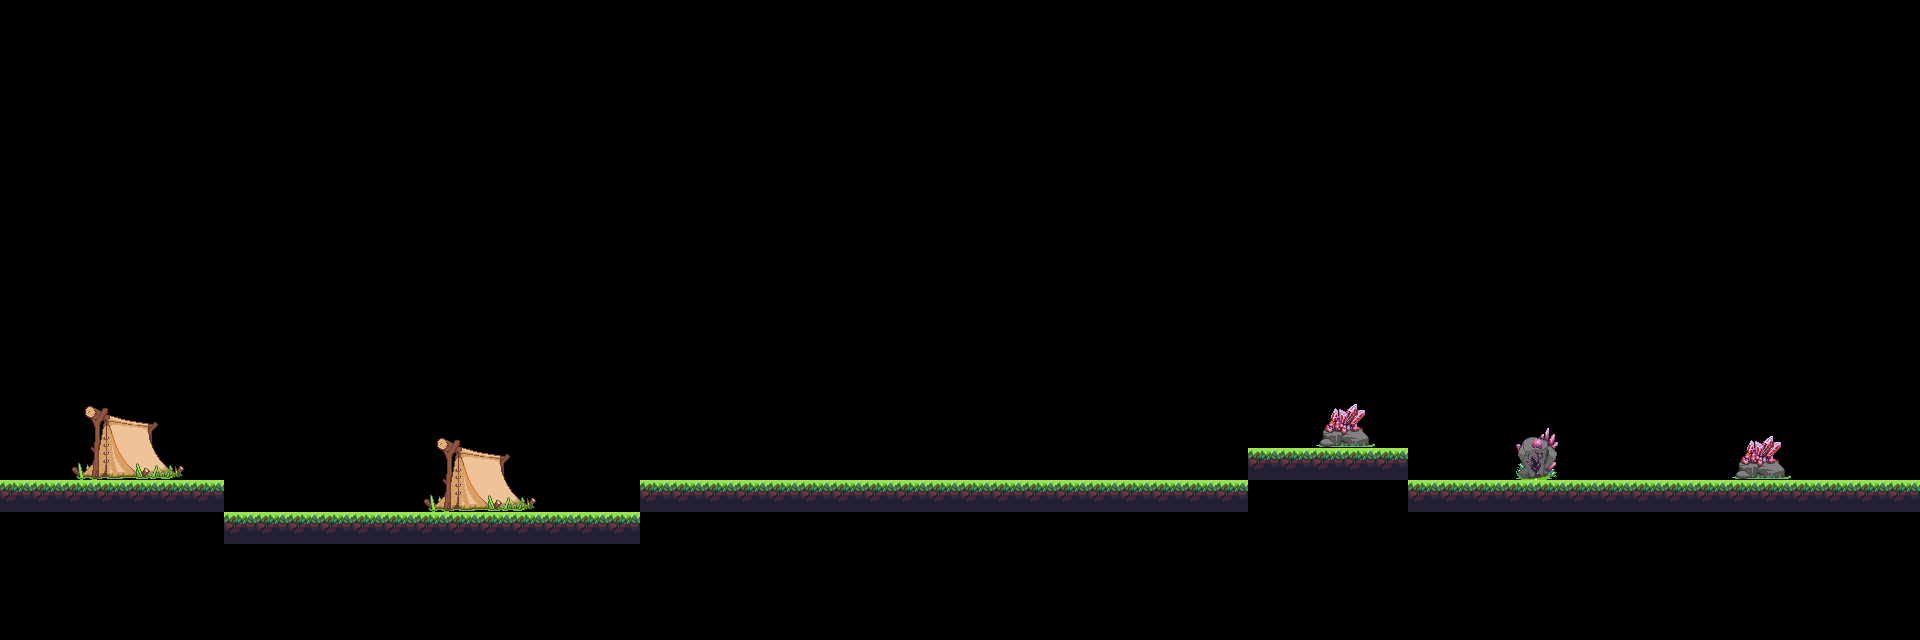

The image is a tile-based game level rendered from a .tmx file. Its description and complete source (layers, tilesets, objects, tile grids) follow:
An orthogonal 60x20 tile map with 32x32 px tiles, 2 tile layers (Collision, B2), 2 tilesets.

<map version="1.8" tiledversion="1.8.3" orientation="orthogonal" renderorder="right-down" width="60" height="20" tilewidth="32" tileheight="32" infinite="0" nextlayerid="3" nextobjectid="1">
 <tileset firstgid="1" name="Jungle_terrain" tilewidth="32" tileheight="32" tilecount="420" columns="28">
  <image source="Jungle_terrain.png" width="896" height="480" />
 </tileset>
 <tileset firstgid="421" name="objects" tilewidth="32" tileheight="32" tilecount="91" columns="13">
  <image source="objects.PNG" width="416" height="224" />
 </tileset>
 <layer id="1" name="Collision" width="60" height="20">
  <data encoding="csv">
0,0,0,0,0,0,0,0,0,0,0,0,0,0,0,0,0,0,0,0,0,0,0,0,0,0,0,0,0,0,0,0,0,0,0,0,0,0,0,0,0,0,0,0,0,0,0,0,0,0,0,0,0,0,0,0,0,0,0,0,
0,0,0,0,0,0,0,0,0,0,0,0,0,0,0,0,0,0,0,0,0,0,0,0,0,0,0,0,0,0,0,0,0,0,0,0,0,0,0,0,0,0,0,0,0,0,0,0,0,0,0,0,0,0,0,0,0,0,0,0,
0,0,0,0,0,0,0,0,0,0,0,0,0,0,0,0,0,0,0,0,0,0,0,0,0,0,0,0,0,0,0,0,0,0,0,0,0,0,0,0,0,0,0,0,0,0,0,0,0,0,0,0,0,0,0,0,0,0,0,0,
0,0,0,0,0,0,0,0,0,0,0,0,0,0,0,0,0,0,0,0,0,0,0,0,0,0,0,0,0,0,0,0,0,0,0,0,0,0,0,0,0,0,0,0,0,0,0,0,0,0,0,0,0,0,0,0,0,0,0,0,
0,0,0,0,0,0,0,0,0,0,0,0,0,0,0,0,0,0,0,0,0,0,0,0,0,0,0,0,0,0,0,0,0,0,0,0,0,0,0,0,0,0,0,0,0,0,0,0,0,0,0,0,0,0,0,0,0,0,0,0,
0,0,0,0,0,0,0,0,0,0,0,0,0,0,0,0,0,0,0,0,0,0,0,0,0,0,0,0,0,0,0,0,0,0,0,0,0,0,0,0,0,0,0,0,0,0,0,0,0,0,0,0,0,0,0,0,0,0,0,0,
0,0,0,0,0,0,0,0,0,0,0,0,0,0,0,0,0,0,0,0,0,0,0,0,0,0,0,0,0,0,0,0,0,0,0,0,0,0,0,0,0,0,0,0,0,0,0,0,0,0,0,0,0,0,0,0,0,0,0,0,
0,0,0,0,0,0,0,0,0,0,0,0,0,0,0,0,0,0,0,0,0,0,0,0,0,0,0,0,0,0,0,0,0,0,0,0,0,0,0,0,0,0,0,0,0,0,0,0,0,0,0,0,0,0,0,0,0,0,0,0,
0,0,0,0,0,0,0,0,0,0,0,0,0,0,0,0,0,0,0,0,0,0,0,0,0,0,0,0,0,0,0,0,0,0,0,0,0,0,0,0,0,0,0,0,0,0,0,0,0,0,0,0,0,0,0,0,0,0,0,0,
0,0,0,0,0,0,0,0,0,0,0,0,0,0,0,0,0,0,0,0,0,0,0,0,0,0,0,0,0,0,0,0,0,0,0,0,0,0,0,0,0,0,0,0,0,0,0,0,0,0,0,0,0,0,0,0,0,0,0,0,
0,0,0,0,0,0,0,0,0,0,0,0,0,0,0,0,0,0,0,0,0,0,0,0,0,0,0,0,0,0,0,0,0,0,0,0,0,0,0,0,0,0,0,0,0,0,0,0,0,0,0,0,0,0,0,0,0,0,0,0,
0,0,0,0,0,0,0,0,0,0,0,0,0,0,0,0,0,0,0,0,0,0,0,0,0,0,0,0,0,0,0,0,0,0,0,0,0,0,0,0,0,0,0,0,0,0,0,0,0,0,0,0,0,0,0,0,0,0,0,0,
0,0,0,0,0,0,0,0,0,0,0,0,0,0,0,0,0,0,0,0,0,0,0,0,0,0,0,0,0,0,0,0,0,0,0,0,0,0,0,0,0,0,0,0,0,0,0,0,0,0,0,0,0,0,0,0,0,0,0,0,
0,0,0,0,0,0,0,0,0,0,0,0,0,0,0,0,0,0,0,0,0,0,0,0,0,0,0,0,0,0,0,0,0,0,0,0,0,0,0,0,0,0,0,0,0,0,0,0,0,0,0,0,0,0,0,0,0,0,0,0,
0,0,0,0,0,0,0,0,0,0,0,0,0,0,0,0,0,0,0,0,0,0,0,0,0,0,0,0,0,0,0,0,0,0,0,0,0,0,0,30,30,30,30,30,0,0,0,0,0,0,0,0,0,0,0,0,0,0,0,0,
30,30,30,30,30,30,30,0,0,0,0,0,0,0,0,0,0,0,0,0,30,30,30,30,30,30,30,30,30,30,30,30,30,30,30,30,30,30,30,0,0,0,0,0,30,30,30,30,30,30,30,30,30,30,30,30,30,30,30,30,
0,0,0,0,0,0,0,30,30,30,30,30,30,30,30,30,30,30,30,30,0,0,0,0,0,0,0,0,0,0,0,0,0,0,0,0,0,0,0,0,0,0,0,0,0,0,0,0,0,0,0,0,0,0,0,0,0,0,0,0,
0,0,0,0,0,0,0,0,0,0,0,0,0,0,0,0,0,0,0,0,0,0,0,0,0,0,0,0,0,0,0,0,0,0,0,0,0,0,0,0,0,0,0,0,0,0,0,0,0,0,0,0,0,0,0,0,0,0,0,0,
0,0,0,0,0,0,0,0,0,0,0,0,0,0,0,0,0,0,0,0,0,0,0,0,0,0,0,0,0,0,0,0,0,0,0,0,0,0,0,0,0,0,0,0,0,0,0,0,0,0,0,0,0,0,0,0,0,0,0,0,
0,0,0,0,0,0,0,0,0,0,0,0,0,0,0,0,0,0,0,0,0,0,0,0,0,0,0,0,0,0,0,0,0,0,0,0,0,0,0,0,0,0,0,0,0,0,0,0,0,0,0,0,0,0,0,0,0,0,0,0
</data>
 </layer>
 <layer id="2" name="B2" width="60" height="20">
  <data encoding="csv">
0,0,0,0,0,0,0,0,0,0,0,0,0,0,0,0,0,0,0,0,0,0,0,0,0,0,0,0,0,0,0,0,0,0,0,0,0,0,0,0,0,0,0,0,0,0,0,0,0,0,0,0,0,0,0,0,0,0,0,0,
0,0,0,0,0,0,0,0,0,0,0,0,0,0,0,0,0,0,0,0,0,0,0,0,0,0,0,0,0,0,0,0,0,0,0,0,0,0,0,0,0,0,0,0,0,0,0,0,0,0,0,0,0,0,0,0,0,0,0,0,
0,0,0,0,0,0,0,0,0,0,0,0,0,0,0,0,0,0,0,0,0,0,0,0,0,0,0,0,0,0,0,0,0,0,0,0,0,0,0,0,0,0,0,0,0,0,0,0,0,0,0,0,0,0,0,0,0,0,0,0,
0,0,0,0,0,0,0,0,0,0,0,0,0,0,0,0,0,0,0,0,0,0,0,0,0,0,0,0,0,0,0,0,0,0,0,0,0,0,0,0,0,0,0,0,0,0,0,0,0,0,0,0,0,0,0,0,0,0,0,0,
0,0,0,0,0,0,0,0,0,0,0,0,0,0,0,0,0,0,0,0,0,0,0,0,0,0,0,0,0,0,0,0,0,0,0,0,0,0,0,0,0,0,0,0,0,0,0,0,0,0,0,0,0,0,0,0,0,0,0,0,
0,0,0,0,0,0,0,0,0,0,0,0,0,0,0,0,0,0,0,0,0,0,0,0,0,0,0,0,0,0,0,0,0,0,0,0,0,0,0,0,0,0,0,0,0,0,0,0,0,0,0,0,0,0,0,0,0,0,0,0,
0,0,0,0,0,0,0,0,0,0,0,0,0,0,0,0,0,0,0,0,0,0,0,0,0,0,0,0,0,0,0,0,0,0,0,0,0,0,0,0,0,0,0,0,0,0,0,0,0,0,0,0,0,0,0,0,0,0,0,0,
0,0,0,0,0,0,0,0,0,0,0,0,0,0,0,0,0,0,0,0,0,0,0,0,0,0,0,0,0,0,0,0,0,0,0,0,0,0,0,0,0,0,0,0,0,0,0,0,0,0,0,0,0,0,0,0,0,0,0,0,
0,0,0,0,0,0,0,0,0,0,0,0,0,0,0,0,0,0,0,0,0,0,0,0,0,0,0,0,0,0,0,0,0,0,0,0,0,0,0,0,0,0,0,0,0,0,0,0,0,0,0,0,0,0,0,0,0,0,0,0,
0,0,0,0,0,0,0,0,0,0,0,0,0,0,0,0,0,0,0,0,0,0,0,0,0,0,0,0,0,0,0,0,0,0,0,0,0,0,0,0,0,0,0,0,0,0,0,0,0,0,0,0,0,0,0,0,0,0,0,0,
0,0,0,0,0,0,0,0,0,0,0,0,0,0,0,0,0,0,0,0,0,0,0,0,0,0,0,0,0,0,0,0,0,0,0,0,0,0,0,0,0,0,0,0,0,0,0,0,0,0,0,0,0,0,0,0,0,0,0,0,
0,0,0,0,0,0,0,0,0,0,0,0,0,0,0,0,0,0,0,0,0,0,0,0,0,0,0,0,0,0,0,0,0,0,0,0,0,0,0,0,0,0,0,0,0,0,0,0,0,0,0,0,0,0,0,0,0,0,0,0,
0,0,421,422,423,424,0,0,0,0,0,0,0,0,0,0,0,0,0,0,0,0,0,0,0,0,0,0,0,0,0,0,0,0,0,0,0,0,0,0,0,464,465,0,0,0,0,0,0,0,0,0,0,0,0,0,0,0,0,0,
0,0,434,435,436,437,0,0,0,0,0,0,0,421,422,423,424,0,0,0,0,0,0,0,0,0,0,0,0,0,0,0,0,0,0,0,0,0,0,0,0,477,478,0,0,0,0,488,489,490,0,0,0,0,464,465,0,0,0,0,
0,0,447,448,449,450,0,0,0,0,0,0,0,434,435,436,437,0,0,0,0,0,0,0,0,0,0,0,0,0,0,0,0,0,0,0,0,0,0,0,0,0,0,0,0,0,0,501,502,503,0,0,0,0,477,478,0,0,0,0,
0,0,0,0,0,0,0,0,0,0,0,0,0,447,448,449,450,0,0,0,0,0,0,0,0,0,0,0,0,0,0,0,0,0,0,0,0,0,0,0,0,0,0,0,0,0,0,0,0,0,0,0,0,0,0,0,0,0,0,0,
0,0,0,0,0,0,0,0,0,0,0,0,0,0,0,0,0,0,0,0,0,0,0,0,0,0,0,0,0,0,0,0,0,0,0,0,0,0,0,0,0,0,0,0,0,0,0,0,0,0,0,0,0,0,0,0,0,0,0,0,
0,0,0,0,0,0,0,0,0,0,0,0,0,0,0,0,0,0,0,0,0,0,0,0,0,0,0,0,0,0,0,0,0,0,0,0,0,0,0,0,0,0,0,0,0,0,0,0,0,0,0,0,0,0,0,0,0,0,0,0,
0,0,0,0,0,0,0,0,0,0,0,0,0,0,0,0,0,0,0,0,0,0,0,0,0,0,0,0,0,0,0,0,0,0,0,0,0,0,0,0,0,0,0,0,0,0,0,0,0,0,0,0,0,0,0,0,0,0,0,0,
0,0,0,0,0,0,0,0,0,0,0,0,0,0,0,0,0,0,0,0,0,0,0,0,0,0,0,0,0,0,0,0,0,0,0,0,0,0,0,0,0,0,0,0,0,0,0,0,0,0,0,0,0,0,0,0,0,0,0,0
</data>
 </layer>
</map>
